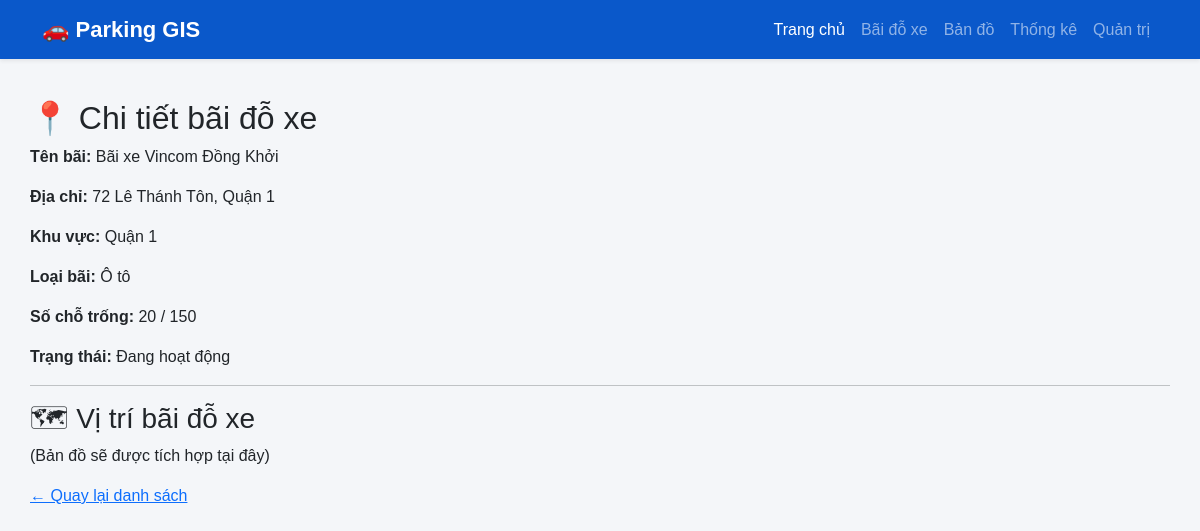
Page /2/ on the committed database.
### parking/models.py (models this page shows, shortened)
class ParkingLot(models.Model):
    STATUS_CHOICES = [
        ('open', 'Đang hoạt động'),
        ('closed', 'Tạm ngưng'),
    ]
    name = models.CharField(max_length=100, verbose_name="Tên bãi đỗ xe")
    address = models.CharField(max_length=200, verbose_name="Địa chỉ")
    latitude = models.FloatField(null=True, blank=True, verbose_name="Vĩ độ")
    longitude = models.FloatField(null=True, blank=True, verbose_name="Kinh độ")
    capacity = models.IntegerField(verbose_name="Tổng số chỗ")
    available_slots = models.IntegerField(verbose_name="Số chỗ trống")
    status = models.CharField(
        max_length=10,
        choices=STATUS_CHOICES,
        default='open',
        verbose_name="Trạng thái"
    )
    area = models.ForeignKey(
        Area,
        on_delete=models.CASCADE,
        null=True,
        blank=True,
        verbose_name="Khu vực"
    )
    parking_type = models.ForeignKey(
        ParkingType,
        on_delete=models.CASCADE,
        verbose_name="Loại bãi"
    )
    class Meta:
        verbose_name = "Bãi đỗ xe"
        verbose_name_plural = "Bãi đỗ xe"

class Area(models.Model):
    name = models.CharField(max_length=100, verbose_name="Tên khu vực")
    class Meta:
        verbose_name = "Khu vực"
        verbose_name_plural = "Khu vực"
    def __str__(self):
        return self.name

class ParkingType(models.Model):
    name = models.CharField(max_length=50, verbose_name="Loại bãi đỗ")
    class Meta:
        verbose_name = "Loại bãi đỗ xe"
        verbose_name_plural = "Loại bãi đỗ xe"
    def __str__(self):
        return self.name

### parking/views.py (the view)
# urls.py: path('<int:pk>/', views.parking_detail, name='parking_detail'),
def parking_detail(request, pk):
    parking_lot = get_object_or_404(ParkingLot, pk=pk)
    return render(request, 'parking/parking_detail.html', {
        'parking_lot': parking_lot
    })

### parking/templates/parking/parking_detail.html
{% extends 'parking/base.html' %}
{% block content %}
<h2>📍 Chi tiết bãi đỗ xe</h2>
<p><strong>Tên bãi:</strong> {{ parking_lot.name }}</p>
<p><strong>Địa chỉ:</strong> {{ parking_lot.address }}</p>
<p><strong>Khu vực:</strong> {{ parking_lot.area }}</p>
<p><strong>Loại bãi:</strong> {{ parking_lot.parking_type }}</p>
<p><strong>Số chỗ trống:</strong> {{ parking_lot.available_slots }} / {{ parking_lot.capacity }}</p>
<p><strong>Trạng thái:</strong> {{ parking_lot.get_status_display }}</p>
<hr>
<h3>🗺 Vị trí bãi đỗ xe</h3>
<p>(Bản đồ sẽ được tích hợp tại đây)</p>
<a href="{% url 'parking_list' %}">← Quay lại danh sách</a>
{% endblock %}

### parking/templates/parking/base.html (style rules this page uses)
body { background-color: #f4f6f9; font-family: Arial, sans-serif; }

### rows in the picture
ParkingLot: name "Bãi xe Vincom Đồng Khởi", address "72 Lê Thánh Tôn, Quận 1", area "Quận 1", parking_type "Ô tô", available_slots "20", capacity "150", status "Đang hoạt động"
